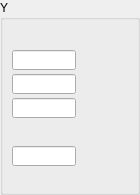
              <widget class="QGroupBox" name="groupBox_Y">
               <property name="title">
                <string>Y</string>
               </property>
               <widget class="QELineEdit" name="qelineedit_3">
                <property name="geometry">
                 <rect>
                  <x>12</x>
                  <y>50</y>
                  <width>64</width>
                  <height>20</height>
                 </rect>
                </property>
                <property name="sizePolicy">
                 <sizepolicy hsizetype="Fixed" vsizetype="Fixed">
                  <horstretch>0</horstretch>
                  <verstretch>0</verstretch>
                 </sizepolicy>
                </property>
                <property name="maximumSize">
                 <size>
                  <width>80</width>
                  <height>16777215</height>
                 </size>
                </property>
                <property name="variable" stdset="0">
                 <string>$(P):cam1:MinY</string>
                </property>
                <property name="variableSubstitutions" stdset="0">
                 <string>P=CPS1</string>
                </property>
                <property name="displayAlarmStateOption" stdset="0">
                 <enum>QEGenericEdit::Never</enum>
                </property>
               </widget>
               <widget class="QELabel" name="qelabel_15">
                <property name="geometry">
                 <rect>
                  <x>82</x>
                  <y>50</y>
                  <width>16</width>
                  <height>20</height>
                 </rect>
                </property>
                <property name="variable" stdset="0">
                 <string>$(P):cam1:MinY_RBV</string>
                </property>
                <property name="variableSubstitutions" stdset="0">
                 <string>P=CPS1</string>
                </property>
                <property name="displayAlarmStateOption" stdset="0">
                 <enum>QELabel::Never</enum>
                </property>
               </widget>
               <widget class="QELineEdit" name="qelineedit_5">
                <property name="geometry">
                 <rect>
                  <x>12</x>
                  <y>74</y>
                  <width>64</width>
                  <height>20</height>
                 </rect>
                </property>
                <property name="maximumSize">
                 <size>
                  <width>80</width>
                  <height>16777215</height>
                 </size>
                </property>
                <property name="variable" stdset="0">
                 <string>$(P):cam1:SizeY</string>
                </property>
                <property name="variableSubstitutions" stdset="0">
                 <string>P=CPS1</string>
                </property>
                <property name="displayAlarmStateOption" stdset="0">
                 <enum>QEGenericEdit::Never</enum>
                </property>
               </widget>
               <widget class="QELabel" name="qelabel_17">
                <property name="geometry">
                 <rect>
                  <x>82</x>
                  <y>74</y>
                  <width>41</width>
                  <height>20</height>
                 </rect>
                </property>
                <property name="variable" stdset="0">
                 <string>$(P):cam1:SizeY_RBV</string>
                </property>
                <property name="variableSubstitutions" stdset="0">
                 <string>P=CPS1</string>
                </property>
                <property name="displayAlarmStateOption" stdset="0">
                 <enum>QELabel::Never</enum>
                </property>
               </widget>
               <widget class="QELabel" name="qelabel_12">
                <property name="geometry">
                 <rect>
                  <x>82</x>
                  <y>26</y>
                  <width>41</width>
                  <height>20</height>
                 </rect>
                </property>
                <property name="variable" stdset="0">
                 <string>$(P):cam1:MaxSizeY_RBV</string>
                </property>
                <property name="variableSubstitutions" stdset="0">
                 <string>P=CPS1</string>
                </property>
                <property name="displayAlarmStateOption" stdset="0">
                 <enum>QELabel::Never</enum>
                </property>
               </widget>
               <widget class="QELabel" name="qelabel_20">
                <property name="geometry">
                 <rect>
                  <x>82</x>
                  <y>170</y>
                  <width>41</width>
                  <height>16</height>
                 </rect>
                </property>
                <property name="variable" stdset="0">
                 <string>$(P):cam1:ArraySizeY_RBV</string>
                </property>
                <property name="variableSubstitutions" stdset="0">
                 <string>P=CPS1</string>
                </property>
                <property name="displayAlarmStateOption" stdset="0">
                 <enum>QELabel::Never</enum>
                </property>
               </widget>
               <widget class="QELineEdit" name="qelineedit_2">
                <property name="geometry">
                 <rect>
                  <x>12</x>
                  <y>146</y>
                  <width>64</width>
                  <height>20</height>
                 </rect>
                </property>
                <property name="sizePolicy">
                 <sizepolicy hsizetype="Fixed" vsizetype="Fixed">
                  <horstretch>0</horstretch>
                  <verstretch>0</verstretch>
                 </sizepolicy>
                </property>
                <property name="maximumSize">
                 <size>
                  <width>80</width>
                  <height>16777215</height>
                 </size>
                </property>
                <property name="variable" stdset="0">
                 <string>$(P):cam1:BinY</string>
                </property>
                <property name="variableSubstitutions" stdset="0">
                 <string>P=CPS1</string>
                </property>
                <property name="displayAlarmStateOption" stdset="0">
                 <enum>QEGenericEdit::Never</enum>
                </property>
               </widget>
               <widget class="QELineEdit" name="qelineedit_8">
                <property name="geometry">
                 <rect>
                  <x>12</x>
                  <y>98</y>
                  <width>64</width>
                  <height>20</height>
                 </rect>
                </property>
                <property name="sizePolicy">
                 <sizepolicy hsizetype="Fixed" vsizetype="Fixed">
                  <horstretch>0</horstretch>
                  <verstretch>0</verstretch>
                 </sizepolicy>
                </property>
                <property name="maximumSize">
                 <size>
                  <width>80</width>
                  <height>16777215</height>
                 </size>
                </property>
                <property name="variable" stdset="0">
                 <string>$(P):cam1:ResolutionY</string>
                </property>
                <property name="variableSubstitutions" stdset="0">
                 <string>P=CPS1</string>
                </property>
                <property name="displayAlarmStateOption" stdset="0">
                 <enum>QEGenericEdit::Never</enum>
                </property>
                <property name="addUnits">
                 <bool>false</bool>
                </property>
               </widget>
               <widget class="QELabel" name="qelabel_14">
                <property name="geometry">
                 <rect>
                  <x>82</x>
                  <y>146</y>
                  <width>16</width>
                  <height>20</height>
                 </rect>
                </property>
                <property name="variable" stdset="0">
                 <string>$(P):cam1:BinY_RBV</string>
                </property>
                <property name="variableSubstitutions" stdset="0">
                 <string>P=CPS1</string>
                </property>
                <property name="displayAlarmStateOption" stdset="0">
                 <enum>QELabel::Never</enum>
                </property>
               </widget>
               <widget class="QELabel" name="qelabel_28">
                <property name="geometry">
                 <rect>
                  <x>82</x>
                  <y>122</y>
                  <width>49</width>
                  <height>20</height>
                 </rect>
                </property>
                <property name="variable" stdset="0">
                 <string>$(P):cam1:ScaledSizeY</string>
                </property>
                <property name="variableSubstitutions" stdset="0">
                 <string>P=CPS1</string>
                </property>
                <property name="displayAlarmStateOption" stdset="0">
                 <enum>QELabel::Never</enum>
                </property>
                <property name="addUnits">
                 <bool>false</bool>
                </property>
               </widget>
              </widget>
